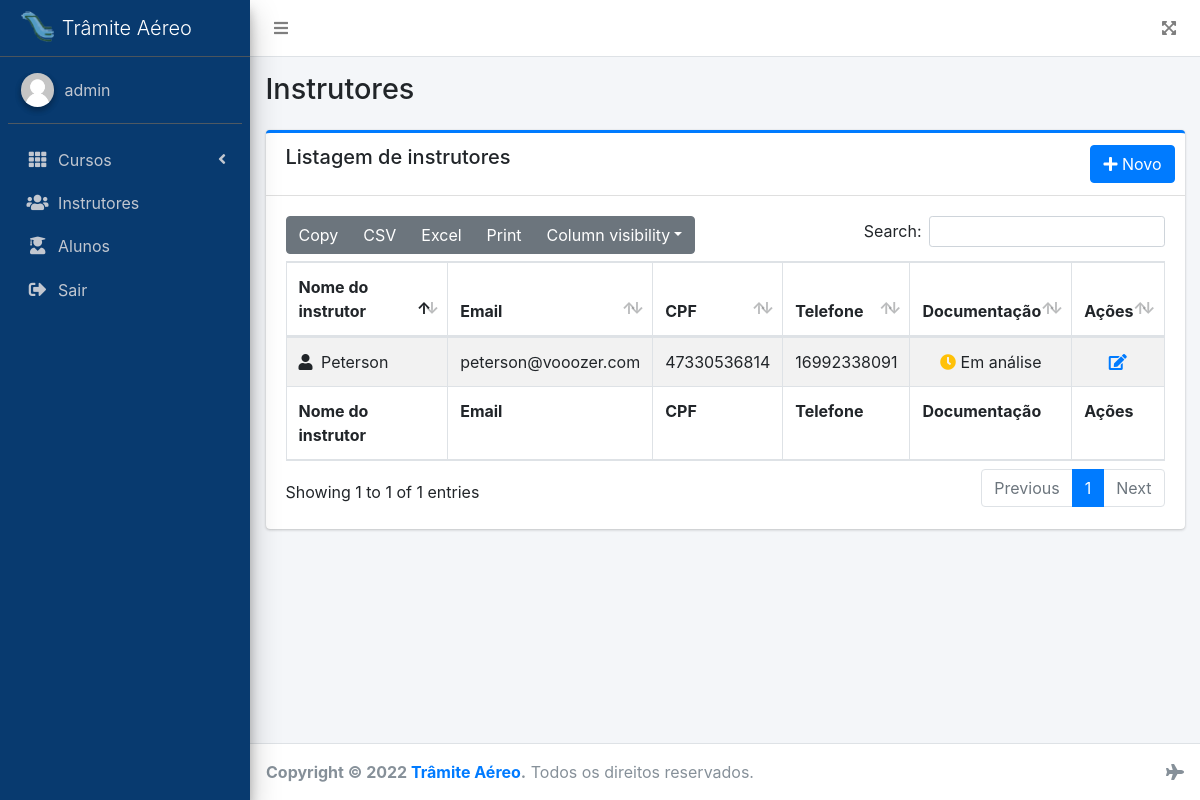
Before: /instructor/ (signed in) with the older database file.
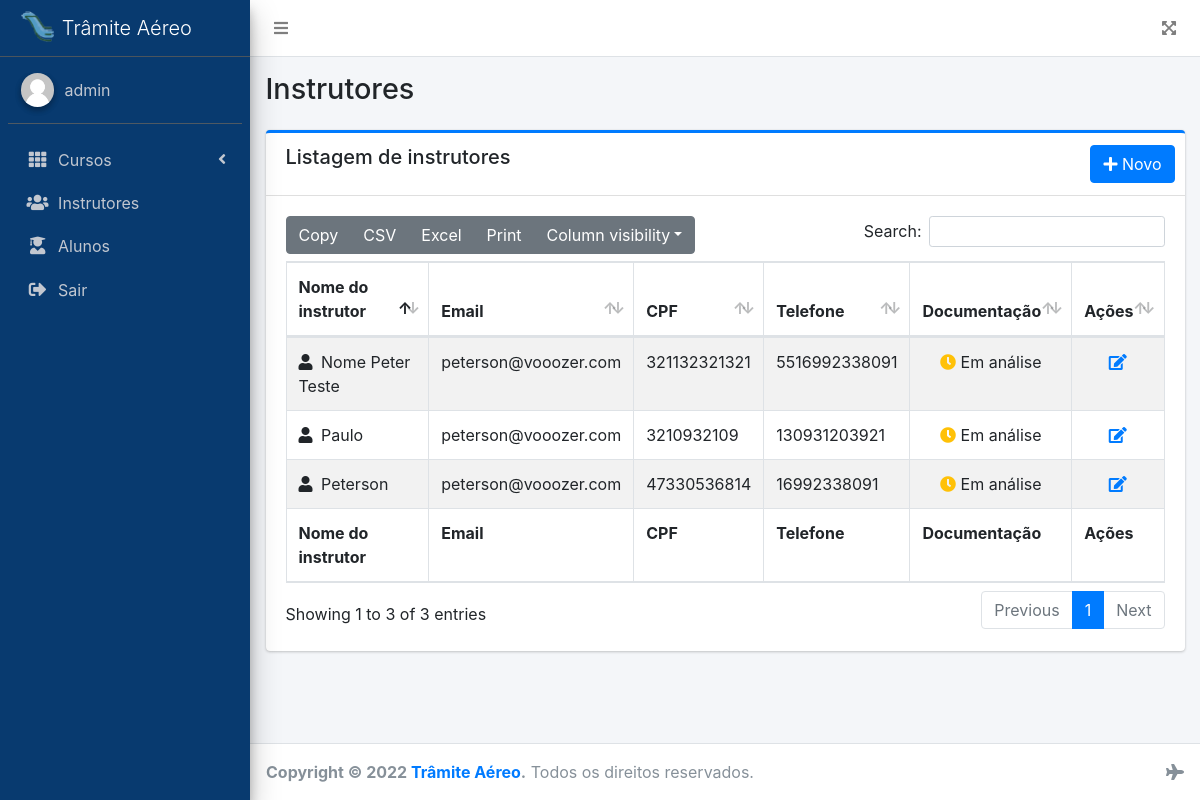
After: the same page with the newer database file.
### instructor/models.py (models this page shows, shortened)
class Instructor(models.Model):
    name = models.CharField(max_length=255)
    email = models.CharField(max_length=100)
    cpf = models.CharField(max_length=100)
    rg = models.CharField(max_length=100)
    primary_phone = models.CharField(max_length=100)
    secondary_phone = models.CharField(max_length=100)
    ready_documents = models.BooleanField(default=False)
    created_at = models.DateTimeField(auto_now_add=True)
    updated_at = models.DateTimeField(auto_now=True)

### instructor/views.py (the view)
# urls.py: path('', views.index, name='index'),
@login_required
def index(request):
    instructors = Instructor.objects.all()
    data = {
        'has_datatable': True,
        'instructors': instructors
    }
    return render(request, 'instructor/index.html', data)

### instructor/templates/instructor/index.html (shortened to what this page needs)
{% extends 'main/index.html' %}
{% load static %}
{% block page_title %}Instrutores{% endblock %}
{% block content %}
<div class="card card-primary card-outline">
    <div class="card-header">
        <h5 class="card-title my-auto">Listagem de instrutores</h5>
        <div class="card-tools">
            <a href="create" class="btn btn-primary"><i class="fas fa-plus"></i> Novo</a>
        </div>
    </div>
    <div class="card-body">
        <table id="instructor-list" class="table table-bordered table-striped">
            <thead>
                <tr>
                    <th>Nome do instrutor</th>
                    <th>Email</th>
                    <th>CPF</th>
                    <th>Telefone</th>
                    <th>Documentação</th>
                    <th>Ações</th>
                </tr>
            </thead>
            <tbody>
                {% for instructor in instructors %}
                <tr>
                    <td>
                        <i class="fas fa-user mr-1"></i>
                        {{ instructor.name | title }}
                    </td>
                    <td>{{ instructor.email }}</td>
                    <td>{{ instructor.cpf }}</td>
                    <td>{{ instructor.primary_phone }}</td>
                    <td class="text-center">
                        {% if instructor.ready_documents %}
                            <i class="fas fa-check text-success"></i> Entregue
                        {% else %}
                            <i class="fas fa-clock text-warning"></i> Em análise
                        {% endif %}
                    </td>
                    <td class="text-center">
                        <a href="edit/{{ instructor.id }}" title="Editar Instrutor" data-toggle="tooltip" data-placement="top">
                            <i class="fas fa-edit"></i>
                        </a>
                    </td>
                </tr>
                {% endfor %}
            </tbody>
            <tfoot>
                <tr>
                    <th>Nome do instrutor</th>
                    <th>Email</th>
                    <th>CPF</th>
                    <th>Telefone</th>
                    <th>Documentação</th>
                    <th>Ações</th>
                </tr>
            </tfoot>
        </table>
    </div>
</div>
{% endblock content %}

Changed rows visible on the page:
added Instructor: name "Paulo", email "peterson@vooozer.com", cpf "3210932109", primary_phone "130931203921", ready_documents False (drawn)
added Instructor: name "Nome Peter Teste", email "peterson@vooozer.com", cpf "321132321321", primary_phone "5516992338091", ready_documents False (drawn)
Other visible differences:
text written by a page script: "Copy CSV Excel Print Column visibility Search: Showing 1 to 1 of 1 entries Previous 1 Next" → "Copy CSV Excel Print Column visibility Search: Showing 1 to 3 of 3 entries Previous 1 Next"
